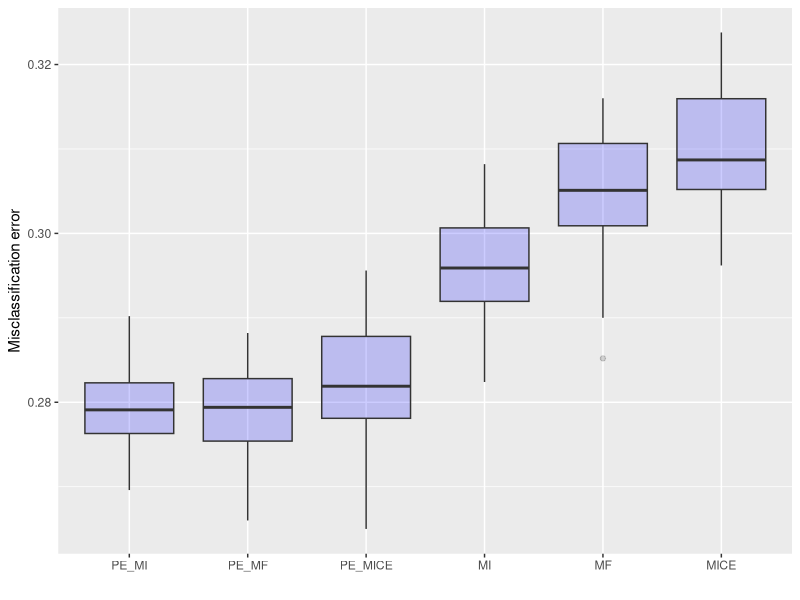
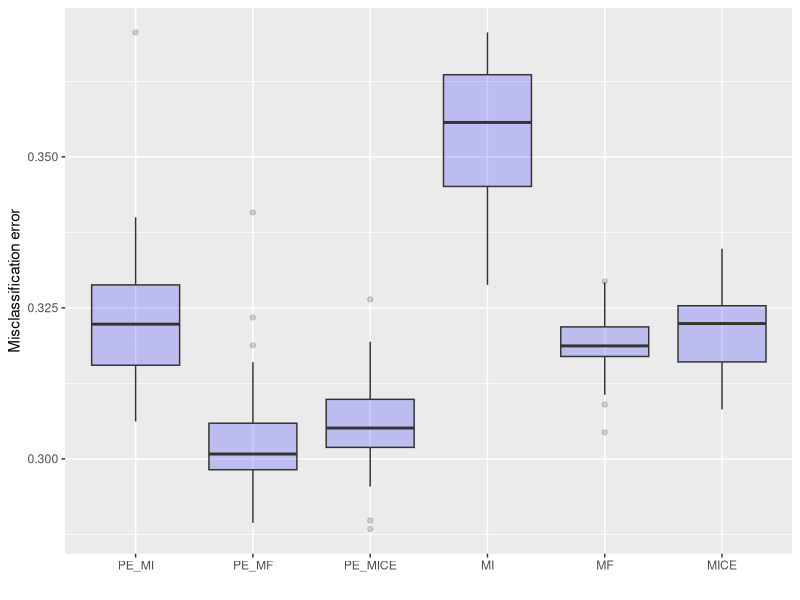

R code for these plots, in order:
library(ggplot2)
library(tidyr)

### model 1, d = 10, lambda = 0
ER = data.frame('PE_MI' = c(0.2782, 0.2716, 0.2844, 0.281 , 0.2704, 0.2818, 0.2902, 0.282 , 0.2798,
                            0.2778, 0.2772, 0.2696, 0.2782, 0.272 , 0.2784, 0.281 , 0.288 , 0.2736,
                            0.2832, 0.2876),
                'PE_MF' = c(0.2722, 0.282 , 0.2848, 0.2878, 0.2798, 0.2882, 0.2806, 0.2748, 0.279 ,
                            0.2776, 0.2784, 0.266 , 0.2824, 0.2756, 0.286 , 0.27  , 0.2756, 0.274 ,
                            0.284 , 0.2808),
                'PE_MICE' = c(0.2824, 0.2748, 0.2792, 0.2956, 0.2732, 0.2816, 0.2934, 0.2804, 0.2816,
                              0.2896, 0.2872, 0.265 , 0.2946, 0.2796, 0.2732, 0.2858, 0.2822, 0.2724,
                              0.2834, 0.2946),
                'MI' = c(0.3068, 0.2912, 0.2952, 0.3082, 0.291 , 0.305 , 0.2966, 0.2922, 0.2954,
                         0.2842, 0.2964, 0.2866, 0.2996, 0.2932, 0.3006, 0.2928, 0.2986, 0.2824,
                         0.3008, 0.3036),
                'MF' = c(0.3052, 0.3044, 0.316 , 0.311 , 0.3   , 0.3112, 0.3104, 0.29  , 0.3052,
                         0.3108, 0.2998, 0.2914, 0.3074, 0.3032, 0.305 , 0.2852, 0.3012, 0.302 ,
                         0.3106, 0.3112),
                'MICE' = c(0.3194, 0.3064, 0.3092, 0.3224, 0.3074, 0.3176, 0.3154, 0.299 , 0.3082,
                           0.304 , 0.3114, 0.2962, 0.31  , 0.306 , 0.298 , 0.3038, 0.3126, 0.3056,
                           0.3198, 0.3238))

df_long = ER %>%
  pivot_longer(cols = everything(), names_to = "Variable", values_to = "Value")
df_long$Variable = factor(df_long$Variable, levels = c('PE_MI', 'PE_MF', 'PE_MICE', 'MI', 'MF', 'MICE'))

ggplot(df_long, aes(x=Variable, y=Value)) + geom_boxplot(fill="blue", alpha=0.2) + 
  xlab("") + ylab("Misclassification error") #+ scale_y_continuous(limits = c(0.135,0.19))





### model 1, d = 50, lambda = 0
ER = data.frame('PE_MI' = c(0.3152, 0.3124, 0.3238, 0.3392, 0.3062, 0.3216, 0.34  , 0.3094, 0.312 ,
                            0.3308, 0.3706, 0.3184, 0.3204, 0.3284, 0.323 , 0.3254, 0.3176, 0.3156,
                            0.3288, 0.3288),
                'PE_MF' = c(0.2954, 0.301 , 0.302 , 0.302 , 0.2976, 0.3408, 0.2936, 0.3016, 0.3122,
                            0.2894, 0.316 , 0.2984, 0.3006, 0.3188, 0.2994, 0.2988, 0.3038, 0.2958,
                            0.3006, 0.3234),
                'PE_MICE' = c(0.306 , 0.3036, 0.2954, 0.2998, 0.2884, 0.3106, 0.3026, 0.303 , 0.3084,
                              0.2898, 0.3026, 0.305 , 0.2974, 0.3264, 0.3078, 0.3052, 0.3126, 0.3132,
                              0.3096, 0.3194),
                'MI' = c(0.3648, 0.362 , 0.359 , 0.3566, 0.3362, 0.3456, 0.3648, 0.3414, 0.3554,
                         0.3478, 0.3652, 0.3706, 0.3436, 0.3462, 0.3288, 0.341 , 0.3478, 0.356 ,
                         0.3632, 0.3682),
                'MF' = c(0.3184, 0.3262, 0.3214, 0.3106, 0.3162, 0.3172, 0.3148, 0.3232, 0.319 ,
                         0.3194, 0.326 , 0.3204, 0.3292, 0.318 , 0.309 , 0.3044, 0.3178, 0.3174,
                         0.3204, 0.3294),
                'MICE' = c(0.3218, 0.3262, 0.3194, 0.3082, 0.3216, 0.3244, 0.3204, 0.3348, 0.3252,
                           0.3132, 0.3276, 0.3238, 0.3258, 0.323 , 0.3108, 0.3148, 0.326 , 0.3156,
                           0.3162, 0.324))

df_long = ER %>%
  pivot_longer(cols = everything(), names_to = "Variable", values_to = "Value")
df_long$Variable = factor(df_long$Variable, levels = c('PE_MI', 'PE_MF', 'PE_MICE', 'MI', 'MF', 'MICE'))

ggplot(df_long, aes(x=Variable, y=Value)) + geom_boxplot(fill="blue", alpha=0.2) + 
  xlab("") + ylab("Misclassification error") #+ scale_y_continuous(limits = c(0.135,0.19))




